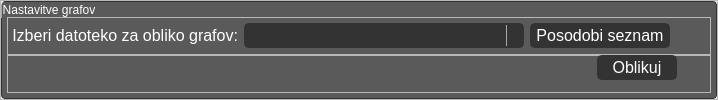
                            <widget class="QFrame" name="frame_select_graph_template">
                             <property name="minimumSize">
                              <size>
                               <width>680</width>
                               <height>90</height>
                              </size>
                             </property>
                             <property name="maximumSize">
                              <size>
                               <width>16777215</width>
                               <height>16777215</height>
                              </size>
                             </property>
                             <property name="frameShape">
                              <enum>QFrame::StyledPanel</enum>
                             </property>
                             <property name="frameShadow">
                              <enum>QFrame::Raised</enum>
                             </property>
                             <layout class="QVBoxLayout" name="verticalLayout_17">
                              <property name="spacing">
                               <number>0</number>
                              </property>
                              <property name="leftMargin">
                               <number>0</number>
                              </property>
                              <property name="topMargin">
                               <number>0</number>
                              </property>
                              <property name="rightMargin">
                               <number>0</number>
                              </property>
                              <property name="bottomMargin">
                               <number>0</number>
                              </property>
                              <item>
                               <widget class="QGroupBox" name="group_select_graph_template">
                                <property name="minimumSize">
                                 <size>
                                  <width>650</width>
                                  <height>90</height>
                                 </size>
                                </property>
                                <property name="maximumSize">
                                 <size>
                                  <width>16777215</width>
                                  <height>16777215</height>
                                 </size>
                                </property>
                                <property name="font">
                                 <font>
                                  <family>Segoe UI</family>
                                  <pointsize>9</pointsize>
                                 </font>
                                </property>
                                <property name="styleSheet">
                                 <string notr="true">QGroupBox{
	border:1px solid rgb(51,51,51);	
	border-radius:4px;
	color:white;
	background:rgb(91,90,90);
}
</string>
                                </property>
                                <property name="title">
                                 <string>Nastavitve grafov</string>
                                </property>
                                <property name="checkable">
                                 <bool>false</bool>
                                </property>
                                <layout class="QVBoxLayout" name="verticalLayout_26">
                                 <property name="spacing">
                                  <number>0</number>
                                 </property>
                                 <property name="leftMargin">
                                  <number>5</number>
                                 </property>
                                 <property name="topMargin">
                                  <number>15</number>
                                 </property>
                                 <property name="rightMargin">
                                  <number>5</number>
                                 </property>
                                 <property name="bottomMargin">
                                  <number>5</number>
                                 </property>
                                 <item>
                                  <widget class="QFrame" name="frame_13">
                                   <property name="minimumSize">
                                    <size>
                                     <width>0</width>
                                     <height>30</height>
                                    </size>
                                   </property>
                                   <property name="maximumSize">
                                    <size>
                                     <width>16777215</width>
                                     <height>50</height>
                                    </size>
                                   </property>
                                   <property name="frameShape">
                                    <enum>QFrame::StyledPanel</enum>
                                   </property>
                                   <property name="frameShadow">
                                    <enum>QFrame::Raised</enum>
                                   </property>
                                   <layout class="QHBoxLayout" name="horizontalLayout_46">
                                    <property name="leftMargin">
                                     <number>0</number>
                                    </property>
                                    <property name="topMargin">
                                     <number>0</number>
                                    </property>
                                    <property name="rightMargin">
                                     <number>0</number>
                                    </property>
                                    <property name="bottomMargin">
                                     <number>0</number>
                                    </property>
                                    <item>
                                     <widget class="QLabel" name="lab_graph_format">
                                      <property name="minimumSize">
                                       <size>
                                        <width>230</width>
                                        <height>20</height>
                                       </size>
                                      </property>
                                      <property name="maximumSize">
                                       <size>
                                        <width>230</width>
                                        <height>30</height>
                                       </size>
                                      </property>
                                      <property name="font">
                                       <font>
                                        <family>Segoe UI</family>
                                        <pointsize>16</pointsize>
                                       </font>
                                      </property>
                                      <property name="styleSheet">
                                       <string notr="true">color:rgb(255,255,255);</string>
                                      </property>
                                      <property name="text">
                                       <string>&lt;html&gt;&lt;head/&gt;&lt;body&gt;&lt;p&gt;&lt;span style=&quot; font-size:12pt; color:#ffffff;&quot;&gt;Izberi datoteko za obliko grafov:&lt;/span&gt;&lt;/p&gt;&lt;/body&gt;&lt;/html&gt;</string>
                                      </property>
                                      <property name="alignment">
                                       <set>Qt::AlignRight|Qt::AlignTrailing|Qt::AlignVCenter</set>
                                      </property>
                                     </widget>
                                    </item>
                                    <item>
                                     <widget class="QComboBox" name="combo_graph">
                                      <property name="minimumSize">
                                       <size>
                                        <width>280</width>
                                        <height>25</height>
                                       </size>
                                      </property>
                                      <property name="maximumSize">
                                       <size>
                                        <width>500</width>
                                        <height>25</height>
                                       </size>
                                      </property>
                                      <property name="font">
                                       <font>
                                        <family>Segoe UI</family>
                                        <pointsize>10</pointsize>
                                       </font>
                                      </property>
                                      <property name="styleSheet">
                                       <string notr="true">QComboBox {
	border: 2px solid rgb(51,51,51);
	border-radius: 5px;	
	color:rgb(255,255,255);
	background-color: rgb(51,51,51);
}

QComboBox:hover {
	border: 2px solid rgb(0,143,170);
	border-radius: 5px;	
	color:rgb(255,255,255);
	background-color: rgb(0,143,170);
}

QComboBox:!editable, QComboBox::drop-down:editable {
	background: rgb(51,51,51);
}

QComboBox:!editable:on, QComboBox::drop-down:editable:on {
    background:rgb(51,51,51);
}

QComboBox:on { /* shift the text when the popup opens */
    padding-top: 3px;
    padding-left: 4px;
}

QComboBox::drop-down {
    subcontrol-origin: padding;
    subcontrol-position: top right;
    width: 15px;

    border-left-width: 1px;
    border-left-color: darkgray;
    border-left-style: solid; /* just a single line */
    border-top-right-radius: 5px; /* same radius as the QComboBox */
    border-bottom-right-radius: 5px;
}

QComboBox::down-arrow {
    image: url(icons/1x/arrow.png);
}

QComboBox::down-arrow:on { /* shift the arrow when popup is open */
    top: 1px;
    left: 1px;
}

QComboBox::drop-down {
    background:rgb(51,51,51);
}

</string>
                                      </property>
                                      <property name="maxVisibleItems">
                                       <number>9</number>
                                      </property>
                                      <property name="sizeAdjustPolicy">
                                       <enum>QComboBox::AdjustToContents</enum>
                                      </property>
                                      <property name="frame">
                                       <bool>false</bool>
                                      </property>
                                      <property name="modelColumn">
                                       <number>0</number>
                                      </property>
                                     </widget>
                                    </item>
                                    <item>
                                     <widget class="QPushButton" name="bn_update_graph_files">
                                      <property name="minimumSize">
                                       <size>
                                        <width>140</width>
                                        <height>25</height>
                                       </size>
                                      </property>
                                      <property name="maximumSize">
                                       <size>
                                        <width>140</width>
                                        <height>25</height>
                                       </size>
                                      </property>
                                      <property name="font">
                                       <font>
                                        <family>Segoe UI</family>
                                        <pointsize>12</pointsize>
                                       </font>
                                      </property>
                                      <property name="styleSheet">
                                       <string notr="true">QPushButton {
	border: 2px solid rgb(51,51,51);
	border-radius: 5px;	
	color:rgb(255,255,255);
	background-color: rgb(51,51,51);
}
QPushButton:hover {
	border: 2px solid rgb(0,143,150);
	background-color: rgb(0,143,150);
}
QPushButton:pressed {	
	border: 2px solid rgb(0,143,150);
	background-color: rgb(51,51,51);
}

QPushButton:disabled {	
	border-radius: 5px;	
	border: 2px solid rgb(112,112,112);
	background-color: rgb(112,112,112);
}</string>
                                      </property>
                                      <property name="text">
                                       <string>Posodobi seznam</string>
                                      </property>
                                      <property name="checkable">
                                       <bool>false</bool>
                                      </property>
                                      <property name="flat">
                                       <bool>true</bool>
                                      </property>
                                     </widget>
                                    </item>
                                    <item>
                                     <spacer name="horizontalSpacer_13">
                                      <property name="orientation">
                                       <enum>Qt::Horizontal</enum>
                                      </property>
                                      <property name="sizeHint" stdset="0">
                                       <size>
                                        <width>40</width>
                                        <height>20</height>
                                       </size>
                                      </property>
                                     </spacer>
                                    </item>
                                   </layout>
                                  </widget>
                                 </item>
                                 <item>
                                  <widget class="QFrame" name="frame_14">
                                   <property name="minimumSize">
                                    <size>
                                     <width>0</width>
                                     <height>30</height>
                                    </size>
                                   </property>
                                   <property name="maximumSize">
                                    <size>
                                     <width>16777215</width>
                                     <height>16777215</height>
                                    </size>
                                   </property>
                                   <property name="frameShape">
                                    <enum>QFrame::StyledPanel</enum>
                                   </property>
                                   <property name="frameShadow">
                                    <enum>QFrame::Raised</enum>
                                   </property>
                                   <widget class="QPushButton" name="bn_graph_format">
                                    <property name="geometry">
                                     <rect>
                                      <x>590</x>
                                      <y>0</y>
                                      <width>80</width>
                                      <height>25</height>
                                     </rect>
                                    </property>
                                    <property name="minimumSize">
                                     <size>
                                      <width>80</width>
                                      <height>25</height>
                                     </size>
                                    </property>
                                    <property name="maximumSize">
                                     <size>
                                      <width>80</width>
                                      <height>25</height>
                                     </size>
                                    </property>
                                    <property name="font">
                                     <font>
                                      <family>Segoe UI</family>
                                      <pointsize>12</pointsize>
                                     </font>
                                    </property>
                                    <property name="styleSheet">
                                     <string notr="true">QPushButton {
	border: 2px solid rgb(51,51,51);
	border-radius: 5px;	
	color:rgb(255,255,255);
	background-color: rgb(51,51,51);
}
QPushButton:hover {
	border: 2px solid rgb(0,143,150);
	background-color: rgb(0,143,150);
}
QPushButton:pressed {	
	border: 2px solid rgb(0,143,150);
	background-color: rgb(51,51,51);
}

QPushButton:disabled {	
	border-radius: 5px;	
	border: 2px solid rgb(112,112,112);
	background-color: rgb(112,112,112);
}</string>
                                    </property>
                                    <property name="text">
                                     <string>Oblikuj</string>
                                    </property>
                                    <property name="checkable">
                                     <bool>false</bool>
                                    </property>
                                    <property name="flat">
                                     <bool>true</bool>
                                    </property>
                                   </widget>
                                  </widget>
                                 </item>
                                </layout>
                               </widget>
                              </item>
                             </layout>
                            </widget>
